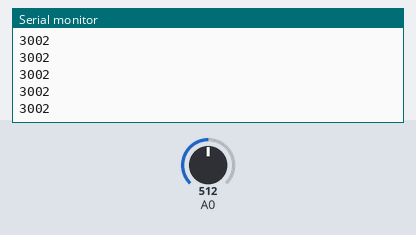
The sketch below on a simulated Arduino Uno, built with avr-gcc and run on an emulated ATmega328P. Shown: the last lines printed to the serial monitor. Inputs (shaded band) come from the test bench; at power-on: A0 = 512.

Above: at 1.2 s.
1.3 s: A0 set to 716
At 1.31 s:
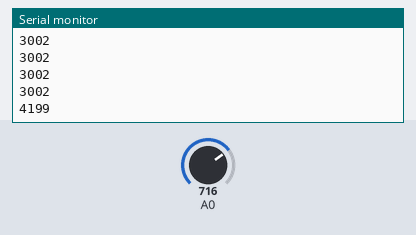
2.8 s: A0 set to 900
At 2.82 s:
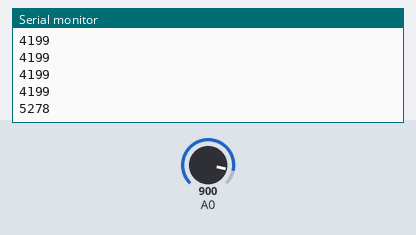
Timing chart, 0 to 5.8 s (numbered marks = the images above; inputs shaded):
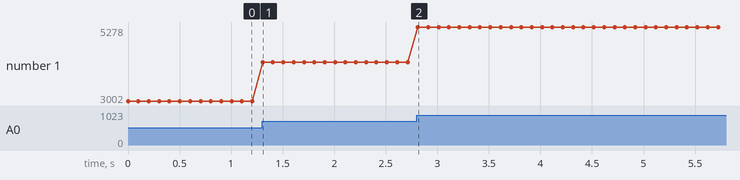

The sketch:

LUX.ino
```cpp
void setup()
{
  Serial.begin(9600); // open serial port, set the baud rate to 9600 bps
}
void loop()
{
      int val;
      val=map(analogRead(0),0,1023,0,6000);   //connect grayscale sensor to Analog 0
      Serial.println(val,DEC);//print the value to serial
      delay(100);
}
```

Measured:
- after the input at 1.3 s, the serial monitor: prints a new line at once (image 1)
- after the input at 2.8 s, the serial monitor: prints a new line at once (image 2)
- plotted number 1: 3002 → 4199 after the input at 1.3 s, 4199 → 5278 after the input at 2.8 s
